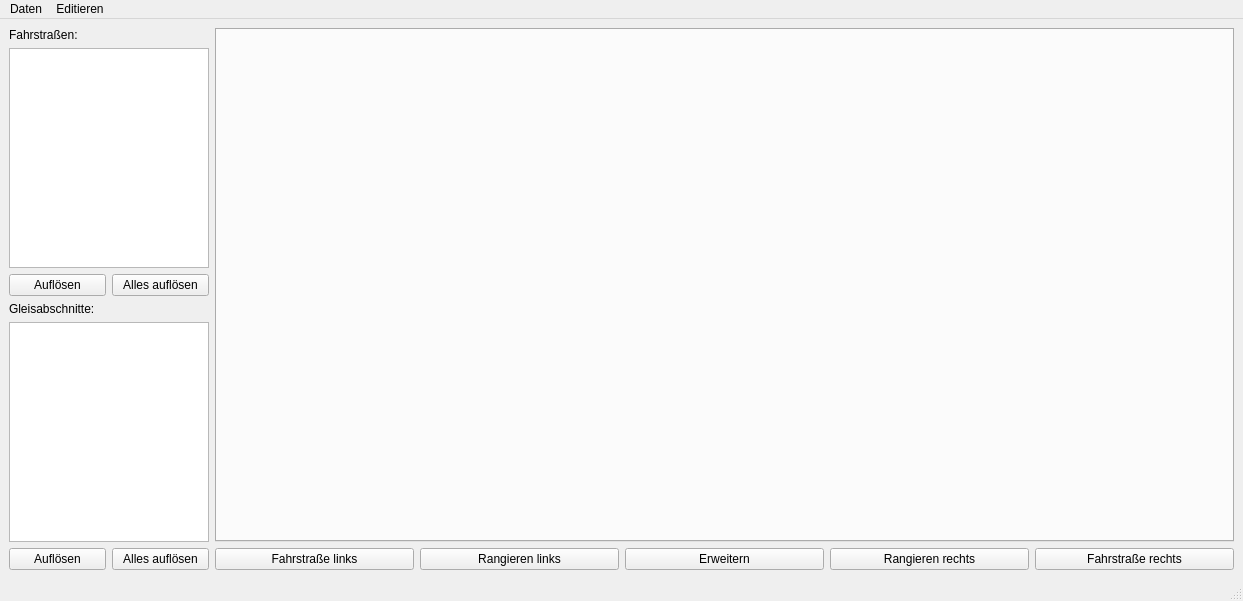
<?xml version="1.0" encoding="UTF-8"?>
<ui version="4.0">
 <class>MainWindow</class>
 <widget class="QMainWindow" name="MainWindow">
  <property name="geometry">
   <rect>
    <x>0</x>
    <y>0</y>
    <width>1243</width>
    <height>601</height>
   </rect>
  </property>
  <property name="windowTitle">
   <string>MainWindow</string>
  </property>
  <widget class="QWidget" name="centralwidget">
   <layout class="QHBoxLayout" name="horizontalLayout">
    <item>
     <layout class="QVBoxLayout" name="verticalLayout_3">
      <item>
       <layout class="QVBoxLayout" name="verticalLayout">
        <item>
         <widget class="QLabel" name="routeLabel">
          <property name="text">
           <string>Fahrstraßen:</string>
          </property>
         </widget>
        </item>
        <item>
         <widget class="QListWidget" name="routeListWidget">
          <property name="maximumSize">
           <size>
            <width>200</width>
            <height>16777215</height>
           </size>
          </property>
         </widget>
        </item>
       </layout>
      </item>
      <item>
       <layout class="QHBoxLayout" name="routeButtonLayout">
        <item>
         <widget class="QPushButton" name="clearRoute">
          <property name="text">
           <string>Auflösen</string>
          </property>
         </widget>
        </item>
        <item>
         <widget class="QPushButton" name="clearAllRoutes">
          <property name="text">
           <string>Alles auflösen</string>
          </property>
         </widget>
        </item>
       </layout>
      </item>
      <item>
       <layout class="QVBoxLayout" name="verticalLayout_2">
        <item>
         <widget class="QLabel" name="sectionLabel">
          <property name="sizePolicy">
           <sizepolicy hsizetype="Preferred" vsizetype="Preferred">
            <horstretch>0</horstretch>
            <verstretch>0</verstretch>
           </sizepolicy>
          </property>
          <property name="text">
           <string>Gleisabschnitte:</string>
          </property>
         </widget>
        </item>
        <item>
         <widget class="QListWidget" name="sectionListWidget">
          <property name="sizePolicy">
           <sizepolicy hsizetype="Expanding" vsizetype="Expanding">
            <horstretch>0</horstretch>
            <verstretch>1</verstretch>
           </sizepolicy>
          </property>
          <property name="maximumSize">
           <size>
            <width>200</width>
            <height>16777215</height>
           </size>
          </property>
         </widget>
        </item>
       </layout>
      </item>
      <item>
       <layout class="QHBoxLayout" name="sectionButtonLayout">
        <item>
         <widget class="QPushButton" name="clearSection">
          <property name="text">
           <string>Auflösen</string>
          </property>
         </widget>
        </item>
        <item>
         <widget class="QPushButton" name="clearAllSections">
          <property name="text">
           <string>Alles auflösen</string>
          </property>
         </widget>
        </item>
       </layout>
      </item>
     </layout>
    </item>
    <item>
     <layout class="QVBoxLayout" name="rightLayout">
      <item>
       <widget class="QTabWidget" name="regionTabWidget">
        <property name="minimumSize">
         <size>
          <width>0</width>
          <height>0</height>
         </size>
        </property>
       </widget>
      </item>
      <item>
       <layout class="QHBoxLayout" name="actionLayout">
        <item>
         <widget class="QPushButton" name="tourLeftPushButton">
          <property name="minimumSize">
           <size>
            <width>150</width>
            <height>0</height>
           </size>
          </property>
          <property name="text">
           <string>Fahrstraße links</string>
          </property>
         </widget>
        </item>
        <item>
         <widget class="QPushButton" name="shuntLeftPushButton">
          <property name="minimumSize">
           <size>
            <width>150</width>
            <height>0</height>
           </size>
          </property>
          <property name="text">
           <string>Rangieren links</string>
          </property>
         </widget>
        </item>
        <item>
         <widget class="QPushButton" name="extendPushButton">
          <property name="minimumSize">
           <size>
            <width>150</width>
            <height>0</height>
           </size>
          </property>
          <property name="text">
           <string>Erweitern</string>
          </property>
         </widget>
        </item>
        <item>
         <widget class="QPushButton" name="shuntRightPushButton">
          <property name="minimumSize">
           <size>
            <width>150</width>
            <height>0</height>
           </size>
          </property>
          <property name="text">
           <string>Rangieren rechts</string>
          </property>
         </widget>
        </item>
        <item>
         <widget class="QPushButton" name="tourRightPushButton">
          <property name="minimumSize">
           <size>
            <width>150</width>
            <height>0</height>
           </size>
          </property>
          <property name="text">
           <string>Fahrstraße rechts</string>
          </property>
         </widget>
        </item>
       </layout>
      </item>
     </layout>
    </item>
   </layout>
  </widget>
  <widget class="QMenuBar" name="menubar">
   <property name="geometry">
    <rect>
     <x>0</x>
     <y>0</y>
     <width>1243</width>
     <height>22</height>
    </rect>
   </property>
   <widget class="QMenu" name="menuDaten">
    <property name="title">
     <string>Daten</string>
    </property>
    <addaction name="actionQuit"/>
   </widget>
   <widget class="QMenu" name="menuEditieren">
    <property name="title">
     <string>Editieren</string>
    </property>
    <addaction name="actionRight"/>
    <addaction name="actionLeft"/>
    <addaction name="actionUp"/>
    <addaction name="actionDown"/>
    <addaction name="separator"/>
    <addaction name="actionInclination"/>
    <addaction name="actionExpand"/>
    <addaction name="actionExtend"/>
    <addaction name="actionReduce"/>
    <addaction name="separator"/>
    <addaction name="actionLineUp"/>
    <addaction name="actionLineDown"/>
    <addaction name="separator"/>
    <addaction name="actionBendLeft"/>
    <addaction name="actionBendRight"/>
   </widget>
   <addaction name="menuDaten"/>
   <addaction name="menuEditieren"/>
  </widget>
  <widget class="QStatusBar" name="statusbar"/>
  <action name="actionQuit">
   <property name="text">
    <string>Beenden</string>
   </property>
   <property name="shortcut">
    <string>Ctrl+Q</string>
   </property>
  </action>
  <action name="actionRight">
   <property name="text">
    <string>Rechts</string>
   </property>
   <property name="shortcut">
    <string>Right</string>
   </property>
  </action>
  <action name="actionLeft">
   <property name="text">
    <string>Links</string>
   </property>
   <property name="shortcut">
    <string>Left</string>
   </property>
  </action>
  <action name="actionUp">
   <property name="text">
    <string>Hoch</string>
   </property>
   <property name="shortcut">
    <string>Up</string>
   </property>
  </action>
  <action name="actionDown">
   <property name="text">
    <string>Runter</string>
   </property>
   <property name="shortcut">
    <string>Down</string>
   </property>
  </action>
  <action name="actionInclination">
   <property name="text">
    <string>Neigung</string>
   </property>
   <property name="shortcut">
    <string>I</string>
   </property>
  </action>
  <action name="actionExpand">
   <property name="text">
    <string>Auffüllen</string>
   </property>
   <property name="shortcut">
    <string>X</string>
   </property>
  </action>
  <action name="actionExtend">
   <property name="text">
    <string>Vergrößern</string>
   </property>
   <property name="toolTip">
    <string>Vergrößern</string>
   </property>
   <property name="shortcut">
    <string>+</string>
   </property>
  </action>
  <action name="actionReduce">
   <property name="text">
    <string>Verkleinern</string>
   </property>
   <property name="shortcut">
    <string>-</string>
   </property>
  </action>
  <action name="actionBendLeft">
   <property name="text">
    <string>Linksknick</string>
   </property>
   <property name="shortcut">
    <string>L</string>
   </property>
  </action>
  <action name="actionBendRight">
   <property name="text">
    <string>Rechtsknick</string>
   </property>
   <property name="shortcut">
    <string>R</string>
   </property>
  </action>
  <action name="actionLineUp">
   <property name="text">
    <string>Zeile ergänzen</string>
   </property>
   <property name="shortcut">
    <string>V</string>
   </property>
  </action>
  <action name="actionLineDown">
   <property name="text">
    <string>Zeile entfernen</string>
   </property>
   <property name="shortcut">
    <string>Shift+V</string>
   </property>
  </action>
 </widget>
 <resources/>
 <connections/>
</ui>
